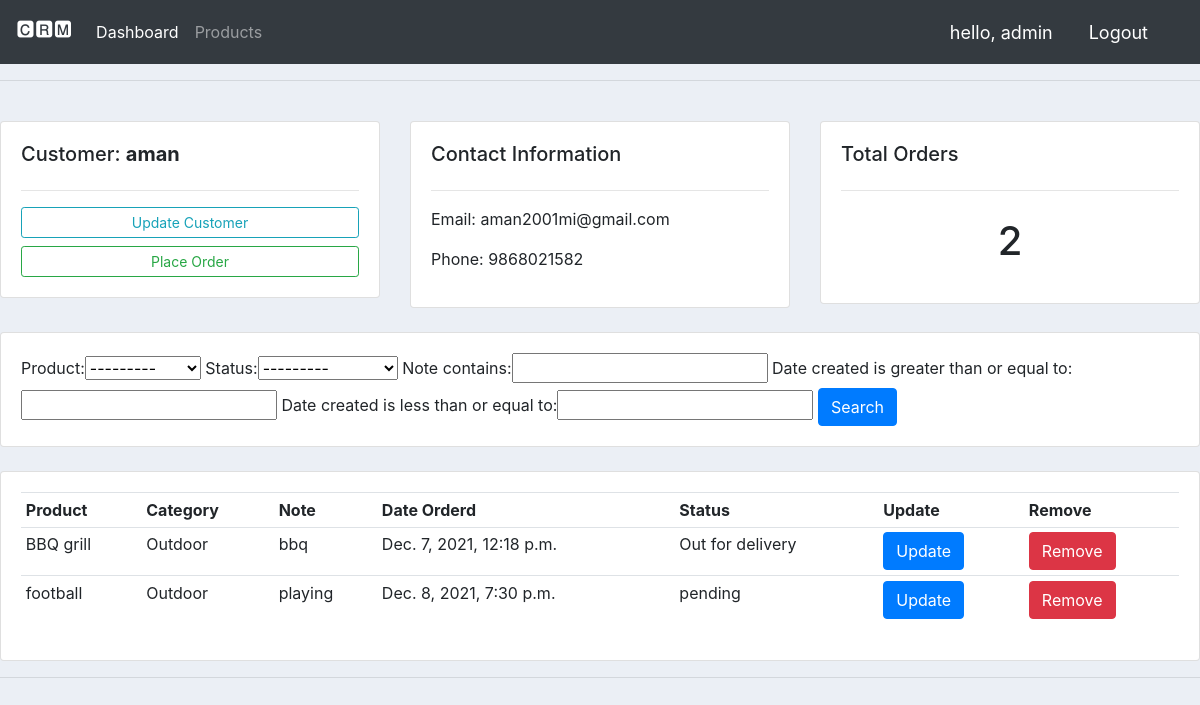
Screenshot of /customers/6/ (signed in) with the database file from the repository.
### accounts/models.py (models this page shows, shortened)
class Customers(models.Model):
	user = models.OneToOneField(User,null=True,on_delete=models.CASCADE)
	name= models.CharField(max_length=200,null=True)
	phone = models.CharField(max_length=200,null=True)
	email = models.EmailField(null=True)
	profile_pic = models.ImageField(default='default.jpg',null=True,blank=True)
	date_created = models.DateTimeField(auto_now_add=True,null=True)
	class Meta:
		verbose_name="Customer"
		verbose_name_plural="Customers"

class Orders(models.Model):
	STATUS = (
			('pending','pending'),
			('Out for delivery','Out for delivery'),
			('Delivered','Delivered',),
		)#dropdown option in admin panel
	customer = models.ForeignKey(Customers,null=True,on_delete=models.SET_NULL,related_name="orders")
	product = models.ForeignKey(Products,null=True,on_delete=models.SET_NULL,related_name="orders")
	date_created = models.DateTimeField(auto_now_add=True,null=True)
	status = models.CharField(max_length=200,null=True,choices=STATUS)#dropdown option in admin panel
	note = models.CharField(max_length=100,null=True)
	class Meta:
		verbose_name="Order"
		verbose_name_plural="Orders"

class Products(models.Model):
	CATEGORY = (
			('Indoor','Indoor'),
			('Outdoor','Outdoor'),
		)#same as below
	name = models.CharField(max_length=200,null=True)
	price = models.FloatField(null=True)
	category = models.CharField(max_length=200,null=True,choices=CATEGORY)
	description = models.TextField(max_length=200,null=True,blank=True)
	date_created = models.DateTimeField(auto_now_add=True)
	tag = models.ManyToManyField(Tag)
	def __str__(self):
		return self.name
	class Meta:
		verbose_name="Product"
		verbose_name_plural="Products"

### accounts/decorators.py (the view)
		def wrapper_func(request,*args,**kwargs):
			group = None
			if request.user.groups.exists():
				group = request.user.groups.all()[0].name
			if group in allowed_roles:
				return view_func(request,*args,**kwargs)
			else:
				return HttpResponse("Not autharized")

### accounts/views.py (called while the page is built)
@login_required(login_url="accounts:login")
@allowed_users(allowed_roles=['admin'])
def customers(request,pk):
	customer = Customers.objects.get(id=pk)
	orders = Orders.objects.filter(customer=customer)
	myFilter = OrderFilter(request.GET,queryset = orders)
	orders = myFilter.qs
	context = {
		'customer':customer,
		'orders':orders,
		'myFilter':myFilter,
	}
	return render(request,'accounts/customers.html',context)

### accounts/templates/accounts/customers.html
{% extends "accounts/main.html" %}
{% block content %}
<br>
<div class="row">
	<div class="col-md">
		<div class="card card-body">
			<h5>Customer: <strong>{{customer.name}}</strong></h5>
			<hr>
			<a class="btn btn-outline-info  btn-sm btn-block" href="">Update Customer</a>
			<a class="btn btn-outline-success  btn-sm btn-block" href="{% url 'accounts:create-order' pk=customer.id %}">Place Order</a>
		</div>
	</div>
	<div class="col-md">
		<div class="card card-body">
			<h5>Contact Information</h5>
			<hr>
			<p>Email: {{customer.email}}</p>
			<p>Phone: {{customer.phone}}</p>
		</div>
	</div>
	<div class="col-md">
		<div class="card card-body">
			<h5>Total Orders</h5>
			<hr>
			<h1 style="text-align: center;padding: 10px">{{customer.orders.count}}</h1>
		</div>
	</div>
</div>
<br>
<div class="row">
	<div class="col">
		<div class="card card-body">
			<form method="get">
				{{myFilter.form}}
		    <button class="btn btn-primary" type="submit">Search</button>
		  </form>
		</div>
	</div>
</div>
<br>
<div class="row">
	<div class="col-md">
		<div class="card card-body">
			<table class="table table-sm">
				<tr>
					<th>Product</th>
					<th>Category</th>
					<th>Note</th>
					<th>Date Orderd</th>
					<th>Status</th>
					<th>Update</th>
					<th>Remove</th>
				</tr>
				{% for order in orders %}
					<tr>
						<td>{{order.product}}</td>
						<td>{{order.product.category}}</td>
						<td>{{order.note}}</td>
						<td>{{order.date_created}}</td>
						<td>{{order.status}}</td>
						<td><a href="{% url 'accounts:update-order' pk=order.id %}" class="btn btn-primary">Update</a></td>
						<td><a href="{% url 'accounts:delete-order' pk=order.id %}" class="btn btn-danger">Remove</a></td>
					</tr>
				{% endfor %}
			</table>
		</div>
	</div>
</div>
{% endblock %}

### accounts/templates/accounts/navbar.html (shortened to what this page needs)
{% load static %}
<nav class="navbar navbar-expand-lg navbar-dark bg-dark">
  <h3 class="navbar-brand" href="/">🅲🆁🅼</h3>
  <div class="collapse navbar-collapse" id="navbarNavAltMarkup">
    <div class="navbar-nav">
      {% if request.user.is_staff %}
      <a class="nav-item nav-link active" href="{% url 'accounts:home' %}">Dashboard</a>
      <a class="nav-item nav-link" href="{% url 'accounts:products' %}">Products</a>
      {% else %}
      <a calss="nav-item nav-link active hello-msg" href="{% url 'accounts:account' %}">Settings</a>
      {% endif %}
    </div>
  </div>
  <span class="hello-msg">hello, {{request.user}}</span>
  <span><a href="{% url 'accounts:logout' %}" class="nav-item nav-link active hello-msg">Logout</a></span>
</nav>

### static/css/master.css (style rules this page uses)
body { background-color: #ebeff5; }

### accounts/templates/accounts/navbar.html (style rules this page uses)
.hello-msg { font-size: 18px; color: #fff; margin-right: 20px ; }

### rows the page displays
Customers: name "aman", email "aman2001mi@gmail.com", phone "9868021582", orders.count "2"
Orders: product "BBQ grill", product.category "Outdoor", note "bbq", date_created "Dec. 7, 2021, 12:18 p.m.", status "Out for delivery"
Orders: product "football", product.category "Outdoor", note "playing", date_created "Dec. 8, 2021, 7:30 p.m.", status "pending"

### other values shown
{{ request.user }} "admin"
